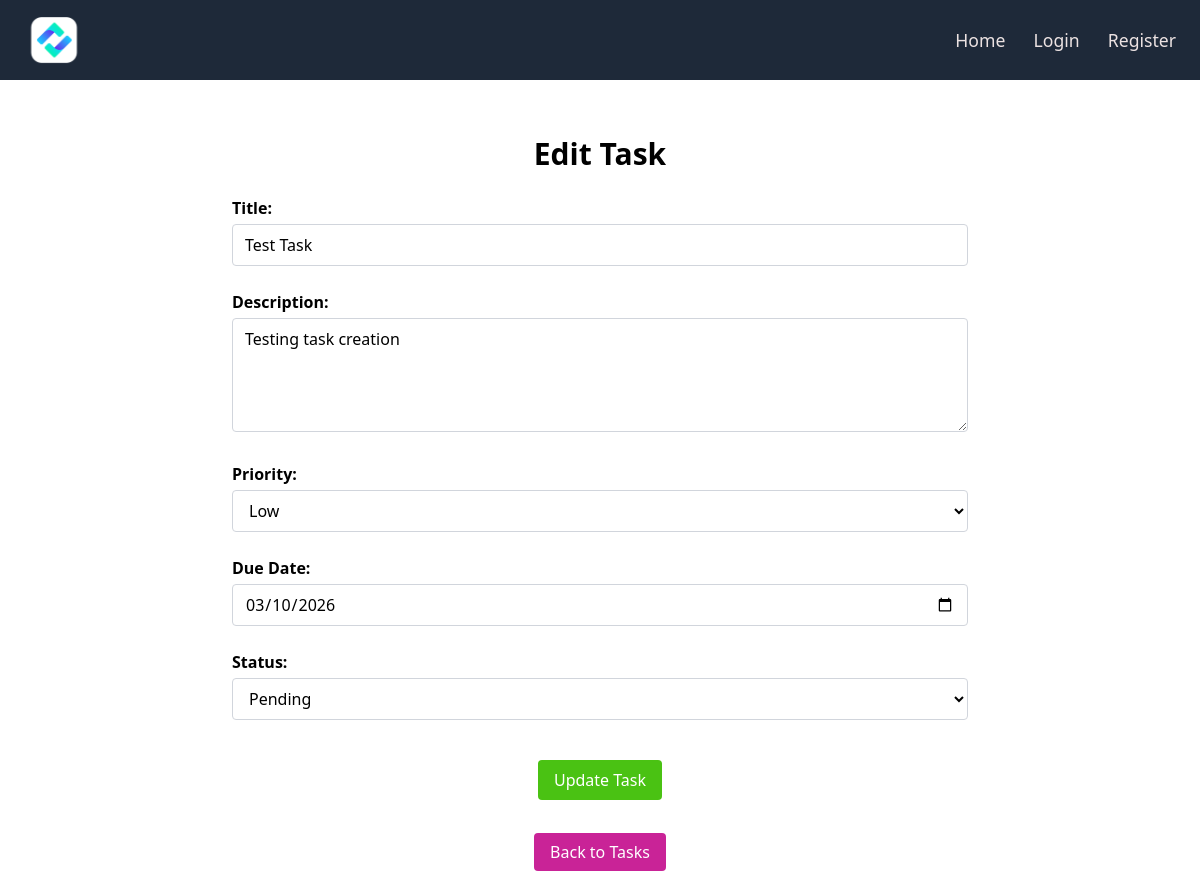
The app's page /tasks/1/edit with its own data.
### app.py (models this page shows)
class Tasks(db.Model):
    id = db.Column(db.Integer, primary_key=True)
    user_id = db.Column(db.Integer, db.ForeignKey("user.id"), nullable=False)
    title = db.Column(db.String(100), nullable=False)
    description = db.Column(db.String(500))
    due_date = db.Column(db.Date, nullable=False)
    status = db.Column(
        db.String(20),
        CheckConstraint("status IN ('To Do', 'In Progress', 'Completed')"),
        nullable=False,
    )
    priority = db.Column(
        db.String(20),
        CheckConstraint("priority IN ('Low', 'Medium', 'High')"),
        nullable=False,
    )

### app.py (the view, shortened to what this page needs)
@app.route("/tasks/<int:id>/edit", methods=["GET", "POST"])
def edit_task(id):
    task_to_edit = Tasks.query.get_or_404(id)
    return render_template("edit_task.html", task=task_to_edit)

### templates/edit_task.html (shortened to what this page needs)
{% extends "base.html" %}
{% block content %}
<div class="max-w-3xl mx-auto px-4 mt-10">
 <h1 class="text-3xl font-bold text-center mb-6">Edit Task</h1>
 <form method="POST">
    <label class="block font-semibold mb-1" for="title">Title:</label>
    <input class="w-full border border-gray-300 rounded px-3 py-2" type="text" name="title" value="{{ task.title }}" required>
    <br><br>
    <label class="block font-semibold mb-1" for="description">Description:</label>
    <textarea class="w-full border border-gray-300 rounded px-3 py-2" name="description" rows="4">{{ task.description }}</textarea>
    <br><br>
    <label class="block font-semibold mb-1" for="priority">Priority:</label>
    <select class="w-full border border-gray-300 rounded px-3 py-2" name="priority">
        <option value="Low" {% if task.priority=="Low" %}selected{% endif %}>Low</option>
    </select>
    <br><br>
    <label class="block font-semibold mb-1" for="due_date">Due Date:</label>
    <input class="w-full border border-gray-300 rounded px-3 py-2" type="date" name="due_date" value="{{ task.due_date }}">
    <br><br>
    <label class="block font-semibold mb-1" for="status">Status:</label>
    <select class="w-full border border-gray-300 rounded px-3 py-2" name="status">
        <option value="Pending" {% if task.status=="Pending" %}selected{% endif %}>Pending</option>
    </select>
    <br><br>
    <div class="text-center pt-4">
    <button id="update" type="submit">Update Task</button>
    </div>
 </form>
 <br>
 <div class="text-center pt-4">
  <a class="back-button" href="{{ url_for('tasks') }}">Back to Tasks</a>
 </div>
</div>
{% endblock %}

### static/main.css (style rules this page uses)
#update { background-color: #4ac213; color: white; padding: 0.5rem 1rem; border-radius: 0.25rem; }
.back-button { background-color: #c92397; color: white; padding: 0.5rem 1rem; border-radius: 0.25rem; }

### records on screen
Tasks: title "Test Task", description "Testing task creation", priority "Low", due_date "03/10/2026"
